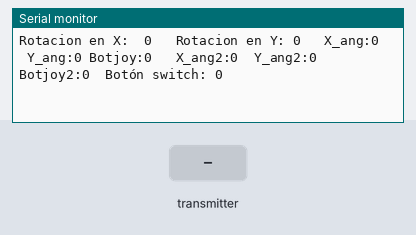
This sketch was run on a simulated Arduino Uno, built with avr-gcc and run on an emulated ATmega328P. Parts: the last lines printed to the serial monitor. The inputs (shaded band) are chosen by the test bench. No radio packets arrive unless stated.

Above: at 1.2 s.
1.3 s: the transmitter starts sending ESTADObut = 0
4.3 s: the transmitter starts sending PIN_SW = 0
7.3 s: the transmitter starts sending PIN_SW2 = 0
10.3 s: the transmitter starts sending x_ang = 64
At 10.9 s:
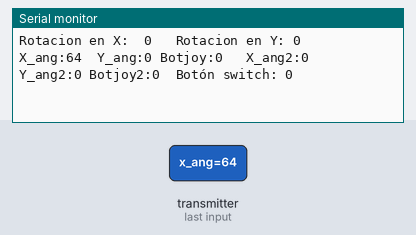
13.3 s: the transmitter starts sending ang_x = 64
At 13.8 s:
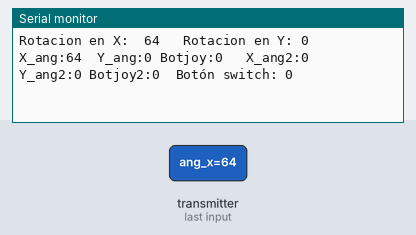

Measured:
- after the input at 10.3 s, the serial monitor: prints a new line at once (image 1)
- after the input at 13.3 s, the serial monitor: prints a new line at once (image 2)

The sketch:

rx_receiver_uno.ino
```cpp
#include <SPI.h>
#include <nRF24L01.h>
#include <RF24.h>

#define DATARATE RF24_2MBPS
const uint64_t pipes = "0xF0F0F0F0D2LL";

#include "printf.h"


RF24 radio(9, 10);
int x;

struct Received_data {
   byte ESTADObut;
   byte PIN_SW;
   byte PIN_SW2;
   byte x_ang;
   byte y_ang;
   byte x_ang2;
   byte y_ang2;
   byte ang_x;
   byte ang_y;
};

Received_data received_data;

void reset_the_Data()
{
  // SEGURIDAD cuando no recibe datos del TX
  received_data.x_ang = 124;
  received_data.y_ang = 124;
  received_data.x_ang2 = 124;
  received_data.y_ang2 = 124;
  received_data.PIN_SW = 0;
  received_data.PIN_SW2 = 0;
  received_data.ang_x = 125;
  received_data.ang_y = 125;
  received_data.ESTADObut = 0;

}

void setup()
{
  Serial.begin(115200);
  printf_begin();

  //reset_the_Data();

  radio.begin();
  radio.openReadingPipe(0, pipes);
  radio.setDataRate( DATARATE ) ;
  radio.setPALevel( RF24_PA_MAX ) ;
  radio.setChannel(0x34);
  radio.enableDynamicPayloads() ;
  radio.enableAckPayload();               // not used here
  radio.setRetries(0, 15);                // Smallest time between retries, max no. of retries
  radio.setAutoAck( true ) ;
  radio.printDetails();                   // Dump the configuration of the rf unit for debugging
  radio.powerUp();
  radio.startListening();
}


unsigned long lastRecvTime = 0;

void receive_the_data()
{
  while ( radio.available() ) {
  radio.read(&received_data, sizeof(Received_data));
  lastRecvTime = millis();
  }
}

void loop()
{
   Serial.print(F("Rotacion en X:  "));
   Serial.print(received_data.ang_x);
   Serial.print(F("\t Rotacion en Y: "));
   Serial.print(received_data.ang_y);
   //Serial.print(F("\t Rotacion en Z: "));
   //Serial.println(ang_z);

   Serial.print("\t X_ang:" );
   Serial.print(received_data.x_ang);
   Serial.print("  ");
   Serial.print( "Y_ang:" );
   Serial.print(received_data.y_ang);
   Serial.print( " Botjoy:");
   Serial.print(received_data.PIN_SW);
   Serial.print( "   X_ang2:" );
   Serial.print(received_data.x_ang2);
   Serial.print("  ");
   Serial.print( "Y_ang2:" );
   Serial.print(received_data.y_ang2);
   Serial.print( " Botjoy2:");
   Serial.print(received_data.PIN_SW2);


   Serial.print(F("  Botón switch: "));
   Serial.println(received_data.ESTADObut);


   receive_the_data();

// si se pierde la señal por 1 segundo
  unsigned long now = millis();
  if ( now - lastRecvTime > 2000 ) {
    reset_the_Data();
    Serial.println("Fail...............................................");

  }
}
```

printf.h
```cpp
// (licence header left out)
/**
 * @file printf.h
 *
 * Setup necessary to direct stdout to the Arduino Serial library, which
 * enables 'printf'
 */

#ifndef __PRINTF_H__
#define __PRINTF_H__

#ifdef ARDUINO

int serial_putc( char c, FILE * )
{
  Serial.write( c );

  return c;
}

void printf_begin(void)
{
  fdevopen( &serial_putc, 0 );
}

#else
#error This example is only for use on Arduino.
#endif // ARDUINO

#endif // __PRINTF_H__
```
